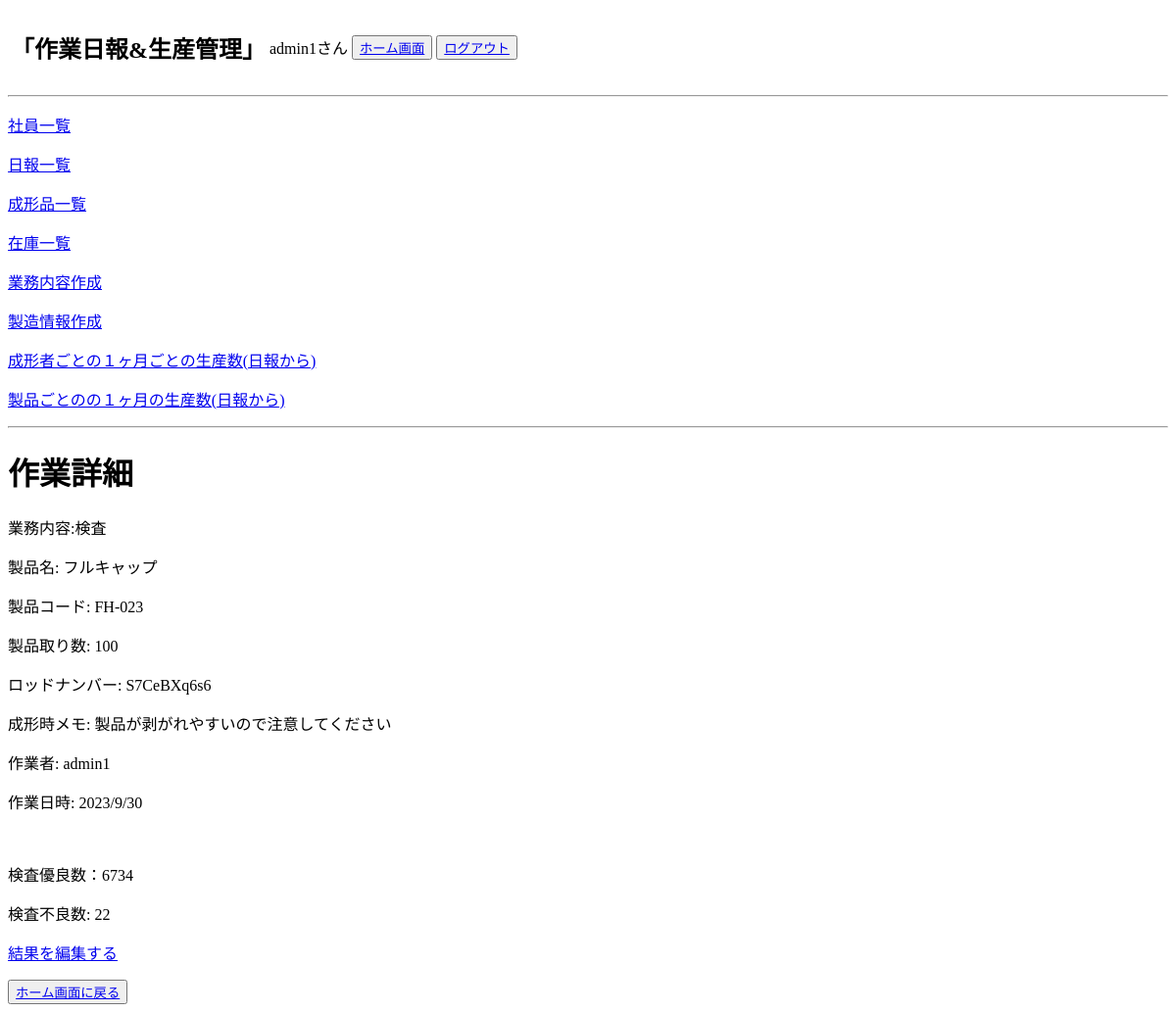
/daily_report/report_detail/112/ (signed in), run on an earlier commit of the app's database.
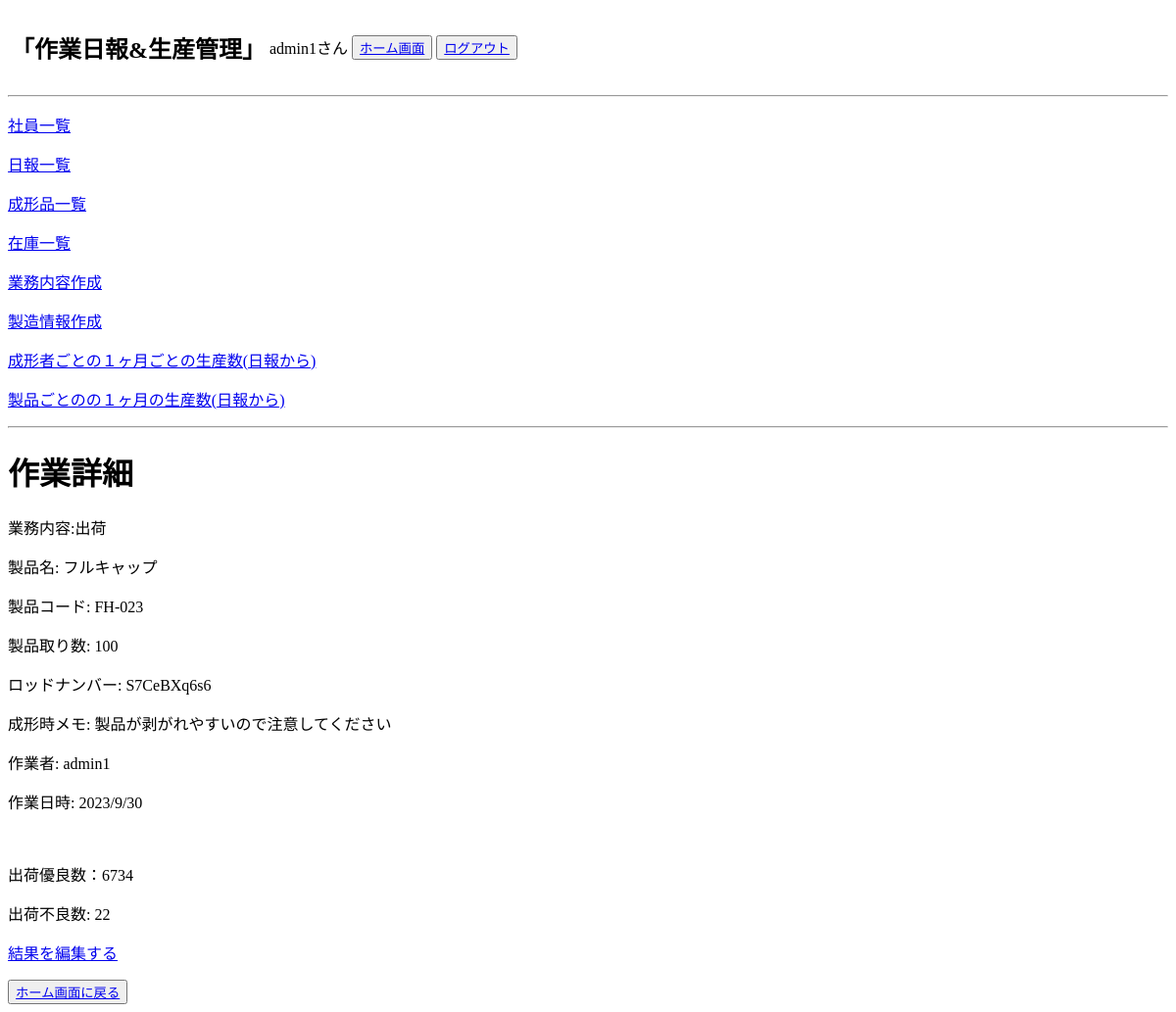
And on a later commit of the database.
### daily_report/models.py (models this page shows, shortened)
class Report(models.Model):
    user = models.ForeignKey(
        Users, on_delete=models.CASCADE,verbose_name="ユーザー"
    )
    product = models.ForeignKey(
        Products, on_delete=models.CASCADE,verbose_name="製品情報"
    )
    business = models.ForeignKey(
        Business, on_delete=models.CASCADE,verbose_name="業務内容"
    )
    memo = models.CharField(max_length=255,blank=True, null=True,verbose_name="引き継ぎ",)
    lot_number = models.CharField(max_length=10, verbose_name='ロッド番号',default='')
    good_product= models.IntegerField(null=True,blank=True,verbose_name="優良数")
    bad_product= models.IntegerField(null=True,blank=True,verbose_name="不良数")
    status = models.CharField(max_length=10, null=True, blank=True, verbose_name="作業状況",)
    created_at = models.DateTimeField(auto_now_add=True)
    updated_at = models.DateTimeField(auto_now=True)
    class Meta:
        verbose_name = '日報'
        db_table = "report"

class Business(models.Model):
    department = models.ForeignKey(
        Departments, on_delete=models.CASCADE, verbose_name='部署情報'
    )
    name = models.CharField(max_length=50,verbose_name="業務名")
    business_content = models.CharField(max_length=255,verbose_name="業務内容")
    class Meta:
        verbose_name = '業務内容'
        db_table = 'business'

class Products(models.Model):
    name = models.CharField(max_length=255,verbose_name="製品名")
    code = models.CharField(max_length=50,verbose_name="製品コード")
    quantity = models.IntegerField(verbose_name="製品取り数")
    memo = models.CharField(max_length=255,blank=True, null=True,verbose_name="製品メモ")
    created_at = models.DateTimeField(auto_now_add=True)
    updated_at = models.DateTimeField(auto_now=True)
    class Meta:
        verbose_name = '製品情報'
        db_table = 'products'

### accounts/models.py (models this page shows, shortened)
class Users(AbstractBaseUser, PermissionsMixin):
    username = models.CharField(max_length=150, unique=True, verbose_name="ユーザー名")
    birthday = models.DateField(null=True,blank=True, verbose_name="生年月日")
    phone = models.IntegerField(null=True,blank=True, verbose_name="携帯番号")
    email = models.EmailField(max_length=255, unique=True, verbose_name="メールアドレス")
    department = models.ForeignKey(
        Departments, on_delete=models.PROTECT, null=True,blank=True
    )
    is_active = models.BooleanField(default=True)
    is_staff = models.BooleanField(default=False)
    USERNAME_FIELD = 'username'
    EMAIL_FIELD = 'email'
    REQUIRED_FIELDS = ['email']
    objects = UsersManager()

### daily_report/views.py (the view)
# urls.py: path('report_detail/<int:pk>/',ReportDetailView.as_view(),name='report_detail'),
class ReportDetailView(LoginRequiredMixin,DetailView):
    model = Report
    template_name = os.path.join('report', 'report_detail.html')
    context_object_name = 'reportdetail'
    def get_queryset(self):
        return Report.objects.all()
    def get_context_data(self, **kwargs):
        context = super().get_context_data(**kwargs)
        if self.request.user.department.name == '検査部':
            report_lot_number = self.object.lot_number
            molding = Molding.objects.filter(lot_number = report_lot_number).first()
            if molding:
                context['inspection_good_molding'] = molding.good_molding
                context['inspection_bad_molding'] = molding.bad_molding
                context['inspection_molding_user'] = molding.user.username
            else:
                context['inspection_good_molding'] = None
                context['inspection_bad_molding'] = None
                context['inspection_molding_user'] = None
        return context

### templates/report/report_detail.html (shortened to what this page needs)
{% extends 'base.html' %}
{% block content %}
<h1>作業詳細</h1>
    <p>業務内容:{{ reportdetail.business.name }}</p>
    <p>製品名: {{ reportdetail.product.name }}</p>
    <p>製品コード: {{ reportdetail.product.code }}</p>
    <p>製品取り数: {{ reportdetail.product.quantity }}</p>
    <p>ロッドナンバー: {{ reportdetail.lot_number }}</p>
    <p>成形時メモ: {{ reportdetail.product.memo }}</p>
    <p>作業者: {{ reportdetail.user.username }}</p>
    <p>作業日時: {{ reportdetail.created_at.year }}/{{ reportdetail.created_at.month }}/{{ reportdetail.created_at.day }}</p>
    <br>
    {% if reportdetail.good_product %}
    <p>{{ reportdetail.business.name }}優良数：{{ reportdetail.good_product }}</p>
    <p>{{ reportdetail.business.name }}不良数: {{ reportdetail.bad_product }}</p>
        {% if request.user.department.name != '出荷部' %}
        <p><a href="{% url 'daily_report:report_endedit' reportdetail.id %}">結果を編集する</a></p>
        {% endif %}
    {% else %}
        {% if request.user.department.name == '出荷部' %}
        <p><a href="{% url 'daily_report:report_shippingend' reportdetail.id %}">作業を終了する(出荷部)</a></p>
        {% else %}
        <p><a href="{% url 'daily_report:report_end' reportdetail.id %}">作業を終了する</a></p>
        {% endif %}
    {% endif %}
    <button><a href="{% url 'daily_report:report_list' %}">ホーム画面に戻る</a></button>
{% endblock %}

What changed in the data, as far as the page shows it:
changed through a linked row, Report "S7CeBXq6s6": business.name "検査" → "出荷"
